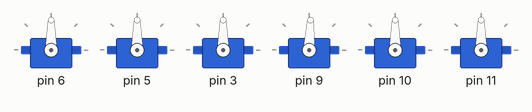
Bench run of a sketch on a simulated Arduino Uno, built with avr-gcc and run on an emulated ATmega328P. On the bench: 6 × servo.

Above: at 0.05 s.
At 0.9 s:
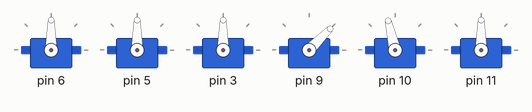
At 1.8 s:
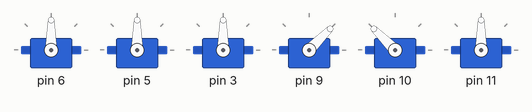
At 3.55 s:
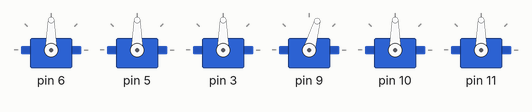
At 5.45 s:
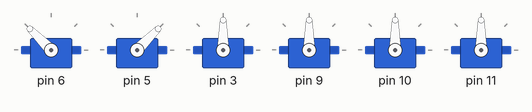
At 7.4 s:
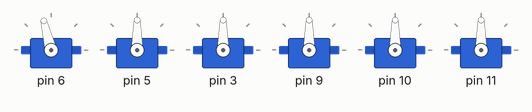
Timing chart, 0 to 11.3 s (numbered marks = the images above):
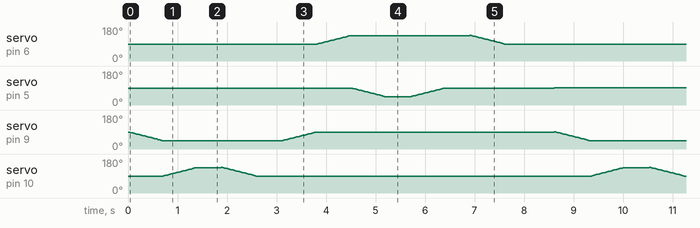

The sketch:

spiderLeg4b.ino
```cpp
//moving the front legs

#include <Servo.h>

// create leg groups
Servo LFleg[3];
Servo RFleg[3];
Servo RBleg[3];
Servo LBleg[3];

//0=RF, 1=LF, 2=LB, 3=RB
int hipPos[4];
int kneePos[4];
int anklePos[4];

int speed = 15;

void moveLeftLeg(Servo[]);
void moveRightLeg(Servo[]);
void centerLeftLeg(Servo[]);
void centerRightLeg(Servo[]);
void kickLeftLeg(Servo[]);
void kickRightLeg(Servo[]);

void setup() {
  //attach servos
  RFleg[0].attach(6); //hip
  RFleg[1].attach(5); //knee
  RFleg[2].attach(3); //ankle
  LFleg[0].attach(9);
  LFleg[1].attach(10);
  LFleg[2].attach(11);

  //set all joint angles to 90
  for (int i = 0; i < 4; i++) {
    hipPos[i] = 90;
    kneePos[i] = 90;
    anklePos[i] = 90;
  }
}

void loop() {
  //set all joints to 90
  RFleg[0].write(hipPos[0]);
  RFleg[1].write(kneePos[0]);
  RFleg[2].write(anklePos[0]);
  LFleg[0].write(hipPos[1]);
  LFleg[1].write(kneePos[1]);
  LFleg[2].write(anklePos[1]);

  moveLeftLeg(LFleg);
  kickLeftLeg(LFleg);
  centerLeftLeg(LFleg);
  moveRightLeg(RFleg);

  delay(1000);

}

void moveLeftLeg(Servo LFleg[]) {
 for (hipPos[1]; hipPos[1] >= 45; hipPos[1]--) {
    LFleg[0].write(hipPos[1]);
    delay(speed);
  }
   // kickLeftLeg(LFleg);
/*
 for (hipPos[1]; hipPos[1] <= 90; hipPos[1]++) {
    LFleg[0].write(hipPos[1]);
    delay(speed);
  }
  */
 // centerLeftLeg(LFleg);
}

void moveRightLeg(Servo RFleg[]) {
  for (hipPos[0]; hipPos[0] <= 135; hipPos[0]++) {
    RFleg[0].write(hipPos[0]);
    delay(speed);
  }
  kickRightLeg(RFleg);
  for (hipPos[0]; hipPos[0] >= 90; hipPos[0]--) {
    RFleg[0].write(hipPos[0]);
    delay(speed);
  }
}

void centerLeftLeg(Servo LFleg[]) {
  if (hipPos[1] > 90) {
    for (hipPos[1]; hipPos[1] >= 90; hipPos[1]--) {
      LFleg[0].write(hipPos[1]);
      delay(speed);
    }
  }
  else if (hipPos[1] < 90) {
    for (hipPos[1]; hipPos[1] <= 90; hipPos[1]++) {
      LFleg[0].write(hipPos[1]);
      delay(speed);
    }
  }
  else LFleg[0].write(90); // hipPos[1] IS 90
}

void centerRightLeg(Servo leg[]) {

}

void kickLeftLeg(Servo LFleg[]){

  for (kneePos[1]; kneePos[1] <= 135; kneePos[1]++) {
    LFleg[1].write(kneePos[1]);
    delay(speed);
  }
  delay(500);
  for (kneePos[1]; kneePos[1] >= 90; kneePos[1]--) {
    LFleg[1].write(kneePos[1]);
    delay(speed);
  }
  delay(500);
}

void kickRightLeg(Servo RFleg[]){
   for (kneePos[0]; kneePos[0] >= 45; kneePos[0]--) {
    RFleg[1].write(kneePos[0]);
    delay(speed);
  }
  delay(500);
  for (kneePos[0]; kneePos[0] <= 90; kneePos[0]++) {
    RFleg[1].write(kneePos[0]);
    delay(speed);
  }
  delay(500);
}
```
